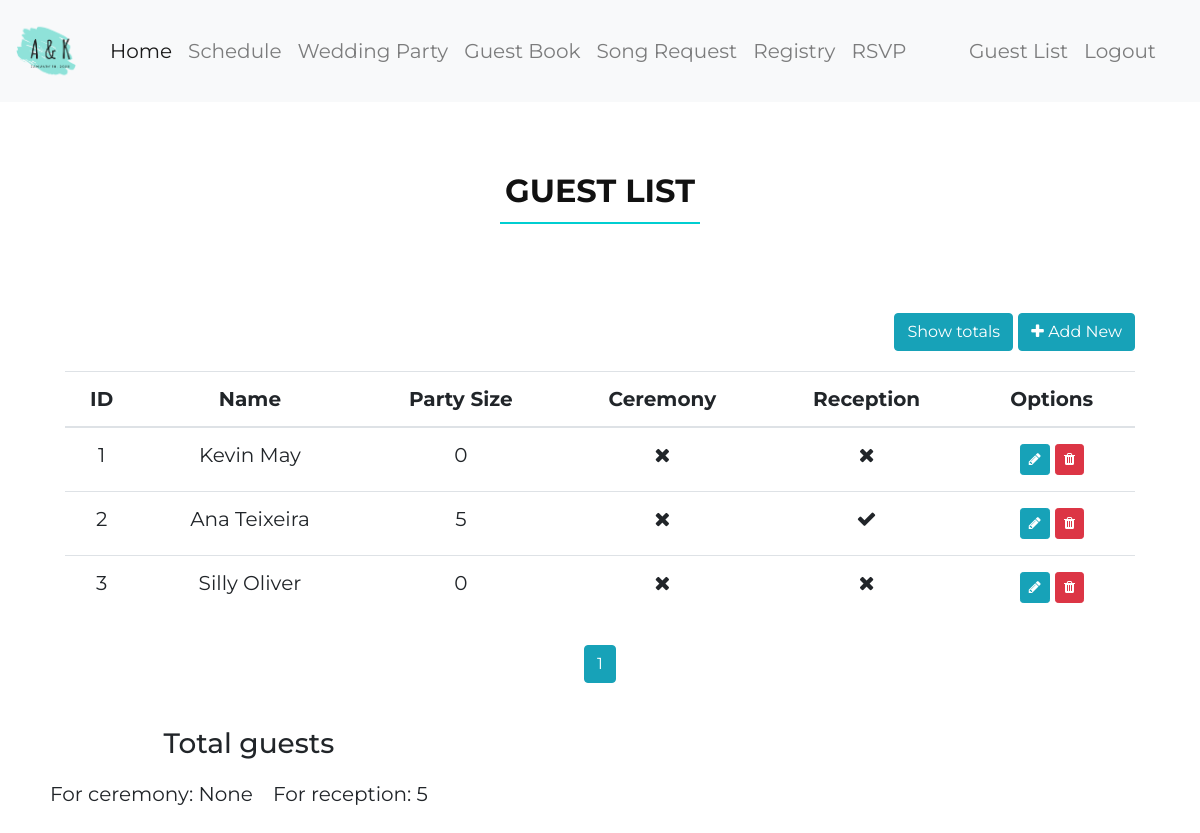
The app's page /guest-list (signed in), older data.
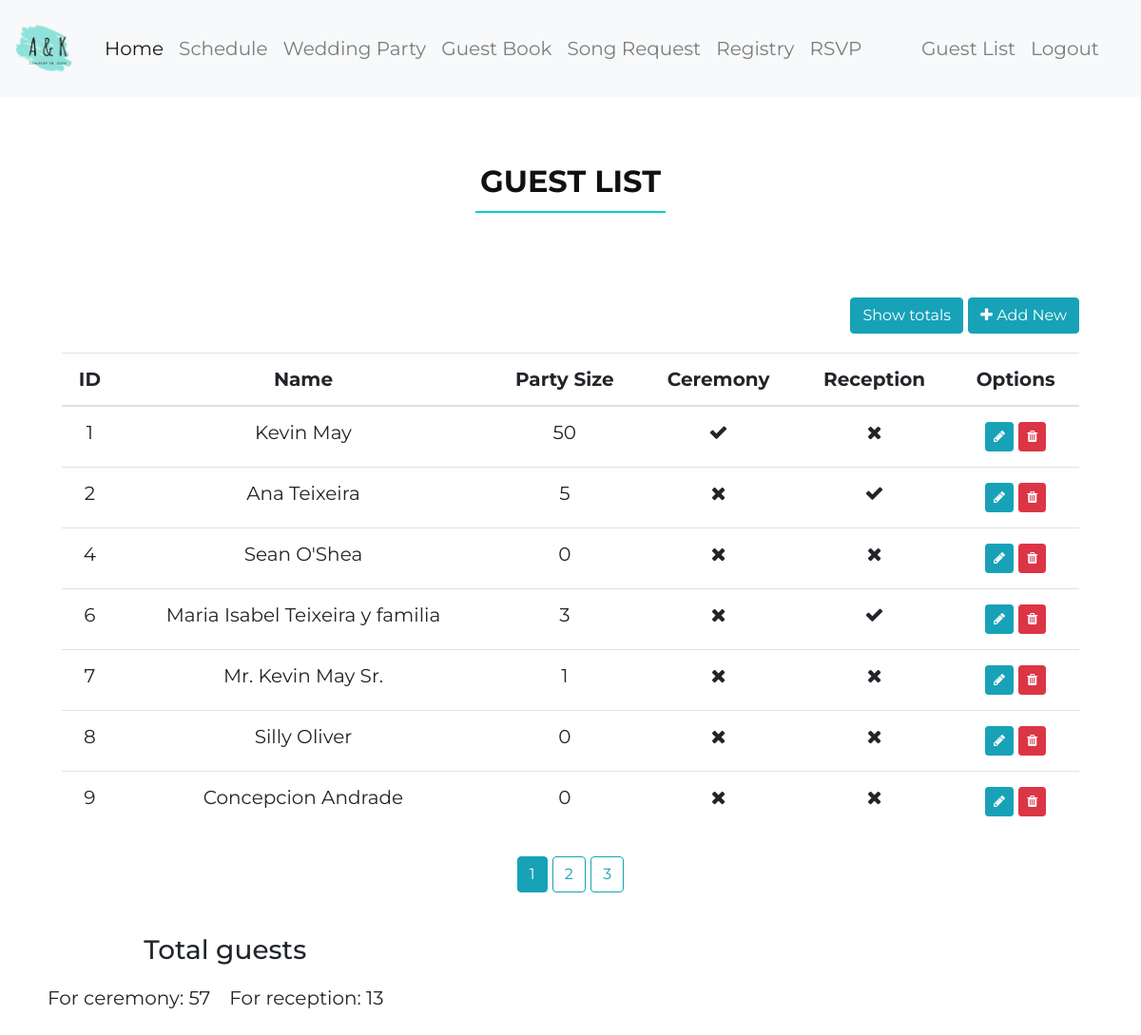
The same page, newer data.
### wedding/models.py (models this page shows, shortened)
class Invitation(db.Model):
    id = db.Column(db.Integer, primary_key=True)
    name = db.Column(db.String(100), nullable=False)
    party_size = db.Column(db.Integer, nullable=False, default=0)
    attending_to_ceremony = db.Column(db.Boolean, nullable=False, default=False)
    attending_to_reception = db.Column(db.Boolean, nullable=False, default=False)

### wedding/guests/routes.py (the view)
@guests.route("/guest-list")
@login_required
def guest_list():
    total_c = db.session.query(func.sum(Invitation.party_size)).filter(Invitation.attending_to_ceremony==True).one()[0]
    total_r = db.session.query(func.sum(Invitation.party_size)).filter(Invitation.attending_to_reception==True).one()[0]
    page = request.args.get('page', 1, type=int)
    invitations = Invitation.query.paginate(page=page, per_page=7)
    return render_template('guest_list.html', invitations=invitations, total_r=total_r, total_c=total_c)

### wedding/models.py (called while the page is built)
@login_manager.user_loader
def load_user(user_id):
    return User.query.get(int(user_id))

### wedding/templates/guest_list.html (shortened to what this page needs)
{% extends "layout.html" %}
{% block css %}
<link rel="stylesheet" href="{{ url_for('static', filename='lib/font-awesome/css/font-awesome.min.css') }}">
{% endblock css %}
{% block header %}
    <h2>Guest List</h2>
{% endblock header %}
{% block content %}
  <div class="wow fadeInUp">
    <div class="float-right">
      <button type="button" class="btn btn-info" data-toggle="modal" data-target="#totalsModal">
        Show totals
      </button>
      <a type="button" class="btn btn-info" href="{{ url_for('guests.new_invitation') }}"><i class="fa fa-plus"></i> Add New</a>
    </div>
    <div class="table-responsive">
      <table class="table">
      <thead>
        <tr>
          <th scope="col">ID</th>
          <th scope="col">Name</th>
          <th scope="col">Party Size</th>
          <th scope="col">Ceremony</th>
          <th scope="col">Reception</th>
          <th scope="col">Options</th>
        </tr>
      </thead>
      <tbody>
      {% for invitation in invitations.items %}
        <tr >
          <td>{{ invitation.id }}</td>
          <td>{{ invitation.name }}</td>
          <td>{{ invitation.party_size }}</td>
          <td>
            {% if invitation.attending_to_ceremony %}
              <i class="fa fa-check"></i>
            {% else %}
              <i class="fa fa-times"></i>
            {% endif %}
          </td>
          <td>
            {% if invitation.attending_to_reception %}
              <i class="fa fa-check"></i>
            {% else %}
              <i class="fa fa-times"></i>
            {% endif %}
          </td>
          <td>
            <a title="Edit" class="btn btn-info btn-sm mt-1 mb-1" href="{{ url_for('guests.update_invitation', invitation_id=invitation.id) }}"><i class="fa fa-pencil"></i></a>
            <a title="Delete" class="btn btn-danger btn-sm mt-1 mb-1" href="{{ url_for('guests.delete_invitation', invitation_id=invitation.id) }}"><i class="fa fa-trash"></i></a>
          </td>
        </tr>
      {% endfor %}
      </tbody>
      </table>
    </div>
    {% for page_num in invitations.iter_pages(left_edge=1, right_edge=1, left_current=1, right_current=2) %}
      {% if page_num %}
        {% if invitations.page == page_num %}
          <a class="btn btn-info mb-4" href="{{ url_for('guests.guest_list', page=page_num) }}">{{ page_num }}</a>
        {% else %}
          <a class="btn btn-outline-info mb-4" href="{{ url_for('guests.guest_list', page=page_num) }}">{{ page_num }}</a>
        {% endif %}
      {% else %}
        ...
      {% endif %}
    {% endfor %}
  </div>
        <div class="wow fadeInUp total-guests float-left">
  <h3>Total guests</h3>
    <div class="row justify-content-center"">
    <p>For ceremony: {{total_c}}</p>
    <p>     For reception: {{total_r}}</p>
  </div>
</div>
{% endblock content %}

Row changes from the older to the newer data that the page shows:
removed Invitation: id "3", name "Silly Oliver", party_size "0", attending_to_ceremony False (drawn), attending_to_reception False (drawn)
changed Invitation "Kevin May": party_size "0" → "50"; attending_to_ceremony False → True (drawn)
added Invitation: id "4", name "Sean O'Shea", party_size "0", attending_to_ceremony False (drawn), attending_to_reception False (drawn)
added Invitation: id "6", name "Maria Isabel Teixeira y familia", party_size "3", attending_to_ceremony False (drawn), attending_to_reception True (drawn)
added Invitation: id "7", name "Mr. Kevin May Sr.", party_size "1", attending_to_ceremony False (drawn), attending_to_reception False (drawn)
added Invitation: id "8", name "Silly Oliver", party_size "0", attending_to_ceremony False (drawn), attending_to_reception False (drawn)
added Invitation: id "9", name "Concepcion Andrade", party_size "0", attending_to_ceremony False (drawn), attending_to_reception False (drawn)
Text that changed along with them:
{{ total_c }}: "None" → "57"
{{ total_r }}: "5" → "13"
new list line: "2"
new list line: "3"
